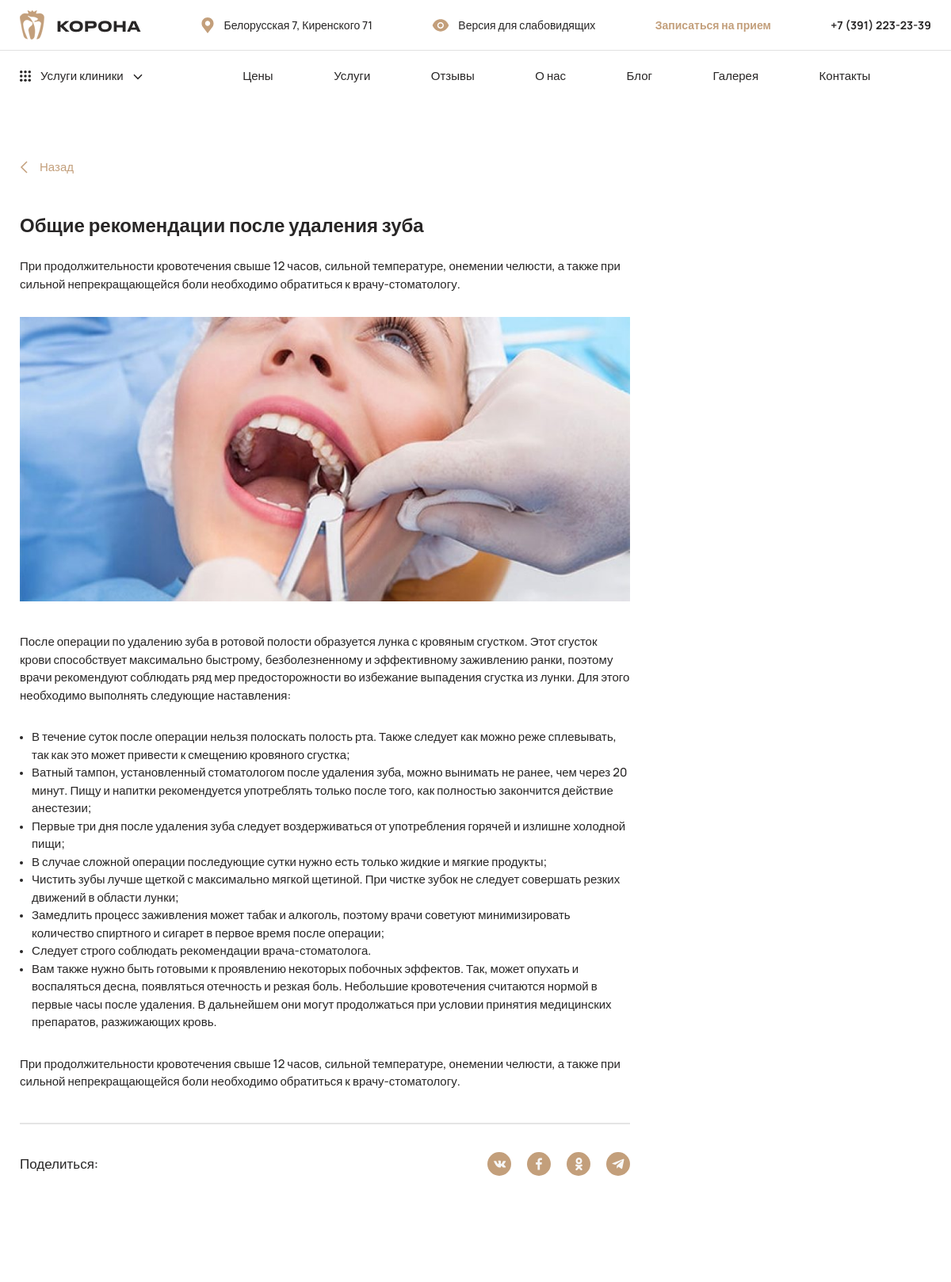
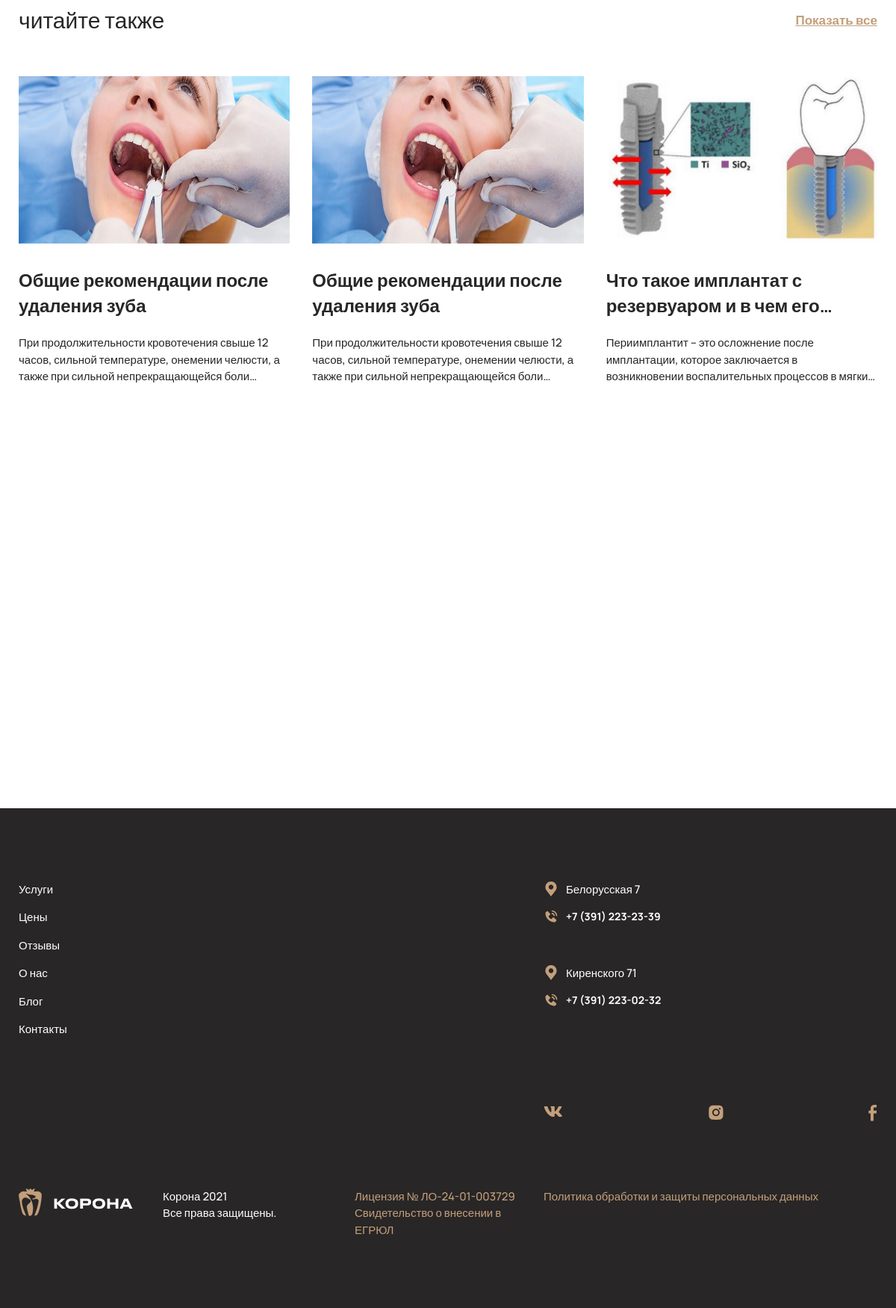
Screenshot of /eto-interesno/common-article-8/ (upper part) with the database file from the repository (2 pictures, top to bottom).
### blog/models.py (models this page shows, shortened)
class Article(models.Model):
    url = models.TextField(
        verbose_name=_('Название страницы статьи'),
        help_text=_('Будет использоваться в URL страницы.'),
    )
    title = models.TextField(
        verbose_name=_('Заголовок статьи'),
    )
    description = models.TextField(
        verbose_name=_('Описание'),
        help_text=_('Первый абзац статьи.'),
    )
    image = models.ImageField(
        upload_to='sys/article_images/',
        verbose_name=_('Изображение статьи'),
        help_text=_('Будет отображаться в статье и в '
                    'ее миниатюре в списке статей.'),
    )
    alt_image = models.TextField(
        verbose_name=_('Описание изображения'),
    )
    information_markdown = models.TextField(
        verbose_name=_('Основная информация'),
        help_text=_('Поддерживает markdown.'),
    )
    information_html = models.TextField(
        editable=False,
    )
    class Meta:
        verbose_name = _('Статья')
        verbose_name_plural = _('Статьи')
    def get_absolute_url(self) -> str:
        return reverse('blog:article', args=(str(self.url), ))

### common_info/models.py (models this page shows, shortened)
class PhoneAndAddress(models.Model):
    address = models.TextField(
        verbose_name=_('Адрес'),
    )
    phone_number = models.TextField(  # TODO: Реализовать валидацию номера телефона.
        verbose_name=_('Номер телефона'),
    )
    site_settings = models.ForeignKey(
        to=SiteSettings,
        on_delete=models.CASCADE,
        related_name='phone_and_address_set',
        related_query_name='phone_and_address',
    )
    class Meta:
        verbose_name = _('Телефон и адрес')
        verbose_name_plural = _('Телефоны и адреса')

### blog/views.py (the view)
# urls.py: path('<str:article_url>/', views.article, name='article'),
def article(request: HttpRequest, article_url: str) -> HttpResponse:
    current_article = get_object_or_404(Article, url=article_url)
    all_articles_id = list(chain(*Article.objects.values_list('id')))
    count_articles = 3 if len(all_articles_id) > 3 else len(all_articles_id)
    random.shuffle(all_articles_id)
    articles_id_set = all_articles_id[:count_articles]
    random_articles = Article.objects.filter(pk__in=articles_id_set)
    context = {
        'current_article': current_article,
        'articles_set': random_articles,
    }
    return render(request=request,
                  template_name='blog/blog-item.html',
                  context=context)

### common_info/context_processors.py (called while the page is built)
def get_site_settings(request: HttpRequest) -> Dict[str, Any]:
    return {'site_settings': SiteSettings.load()}

### services/context_processors.py (called while the page is built)
def get_all_services(request: HttpRequest) -> Dict[str, Any]:
    all_services = Service.objects.all()
    return {'all_services': all_services}

### services/models.py (called while the page is built)
    def get_absolute_url(self) -> str:
        return reverse('services:article',
                       args=(str(self.service.url), str(self.url), ))

    def get_absolute_url(self) -> str:
        return reverse('services:service', args=(str(self.url), ))

### utils/models/singleton_model.py (called while the page is built)
    @classmethod
    def load(cls):
        try:
            return cls.objects.get()
        except cls.DoesNotExist:
            return cls()

### visual_version_handler/context_processors.py (called while the page is built)
def visually_impaired(request: HttpRequest) -> Dict[str, Any]:
    visually_impaired_param: bool = request.session.get('visually_impaired', False)
    return {'visually_impaired': visually_impaired_param}

### blog/templates/blog/blog-item.html (shortened to what this page needs)
{% extends 'layouts/base.html' %}
{% load static %}
{% block content %}
<section class='blog-item'>
    <div class='container'>
        <div class="blog-item__inner">
            <a onclick="javascript:history.back();" class="back-link blog-item__back">
                <svg width="10" height="16" viewBox="0 0 10 16" fill="none" xmlns="http://www.w3.org/2000/svg">
                        <path d="M9 1L2 8L9 15" stroke="#C39F7B" stroke-width="1.5"/>
                    </svg>
                <span>Назад</span>
            </a>
            <div class='blog-item__text'>
                <h1 class="title3">{{ current_article.title }}</h1>
                <p>{{ current_article.description |safe}}</p>
                <img src="{{ current_article.image.url }}" alt="{{ current_article.alt_image }}">
                <div>{{ current_article.information_html | safe }}</div>
            </div>
            <div class="blog-item__socials">
                <span>Поделиться:</span>
                <div class="blog-item__socials-wrap">
                    <a onclick="javascript: share('https://vk.com/share.php?url=')" class="blog-item__socials-item">
                    </a>
                    <a  onclick="javascript: share('https://www.facebook.com/sharer/sharer.php?u=')" class="blog-item__socials-item">
                    </a>
                    <a  onclick="javascript: share('https://connect.ok.ru/offer?url=')" class="blog-item__socials-item">
                    </a>
                    <a  onclick="javascript: share('tg://msg_url?url=')" class="blog-item__socials-item">
                    </a>
                </div>
            </div>
        </div>
    </div>
</section>
<section class='blog'>
    <div class='container'>
        <div class='blog__top'>
            <h2 class="blog__title">читайте также</h2>
            <a href="{% url 'blog:articles' %}" class="blog__all">Показать все</a>
        </div>
        <div class="blog__items">
            {% for article in articles_set %}
            <div class="blog__item">
                <a href="{{ article.get_absolute_url }}" class="blog__item-img">
                    <img src="{{ article.image.url }}" alt="{{ article.alt_image }}">
                </a>
                <a href="{{ article.get_absolute_url }}" class="blog__item-title">{{ article.title }}</a>
                <div class="blog__item-desc">{{ article.description }}</div>
            </div>
            {% endfor %}
        </div>
    </div>
</section>
{% endblock %}

### templates/layouts/base.html (shortened to what this page needs)
{% load static %}
<!DOCTYPE html> {% if visually_impaired %}
<html lang="en" impaired="true">
{% else %}
<html lang="ru">
{% endif %}
<head>
    <link rel="stylesheet" href="{%  static 'css/nice-select.css' %}">
    <link rel="stylesheet" href="{%  static 'css/bootstrap.min.css' %}">
    <link rel="stylesheet" href="{%  static 'css/swiper-bundle.min.css' %}">
    <link rel="stylesheet" href="{%  static 'css/jquery.fancybox.min.css' %}">
    <link rel="stylesheet" href="{% static 'css/style.css' %}">
</head>
<body>
    <header class="header">
        <section class='header-top'>
            <div class='container'>
                <div class='header-top__inner  '>
                    <a href="{% url 'main:index' %}" class="header__logo">
                        <img src="{% static 'img/logo.png' %}" alt="СК Корона">
                    </a>
                    <div class="header__address">
                        <span>Белорусская 7, Киренского 71</span>
                    </div>
                    <a href="{% url 'visual_version_handler:set_version' visually_impaired|yesno:'0,1' %}">
                        <button class="header__vision-impared">
                            <span>Версия для слабовидящих</span>
                        </button>
                    </a>
                    <button class="header__make-order btn" data-toggle="modal" data-target="#modal1">Записаться на прием</button>
                    <a href="tel:+73912232339" class="header__phone">+7 (391) 223-23-39</a>
                </div>
            </div>
        </section>
        <section class='header-bottom'>
            <div class='container'>
                <div class='header-bottom__inner'>
                    <div class="header__service">
                        <div class="header__service-btn">
                            <span>Услуги клиники</span>
                            <i>
                                <svg width="12" height="8" viewBox="0 0 12 8" fill="none" xmlns="http://www.w3.org/2000/svg">
                                    <path d="M1 1.32581L6 6.32581L11 1.32581" stroke="#282626" stroke-width="1.5"/>
                                </svg>
                            </i>
                        </div>
                    </div>
                    <div class="nav">
                        <a href="{% url 'prices' %}" class="nav__item">Цены</a>
                        <a href="{% url 'services:services' %}" class="nav__item">Услуги</a>
                        <a href="{% url 'comments:comments' %}" class="nav__item">Отзывы</a>
                        <a href="{% url 'pages:about' %}" class="nav__item">О нас</a>
                        <a href="{% url 'blog:articles' %}" class="nav__item">Блог</a>
                        <a href="{% url 'gallery:gallery' %}" class="nav__item">Галерея</a>
                        <a href="{% url 'main:contacts' %}" class="nav__item">Контакты</a>
                    </div>
                </div>
            </div>
        </section>
    </header>
    {% block content %}{% endblock %}
    <section class='map'>
    </section>
    <footer class='footer'>
        <div class='container'>
            <div class='footer__top'>
                <div class="footer__col">
                    <a href="{% url 'services:services' %}" class="footer__item">Услуги</a>
                    <a href="{% url 'prices' %}" class="footer__item">Цены</a>
                    <a href="{% url 'comments:comments' %}" class="footer__item">Отзывы</a>
                    <a href="{% url 'pages:about' %}" class="footer__item">О нас</a>
                    <a href="{% url 'blog:articles' %}" class="footer__item">Блог</a>
                    <a href="{% url 'main:contacts' %}" class="footer__item">Контакты</a>
                </div>
                <div class="footer__col">
                </div>
                <div class="footer__col">
                </div>
                <div class="footer__col">
                    {% for phone_and_address in site_settings.phone_and_address_set.all %}
                    <div class="footer__contacts">
                        <div class="footer__address">
                            <span>{{phone_and_address.address}}</span>
                        </div>
                        <a href="tel:{{phone_and_address.phone_number}}" class="footer__phone">
                            <span>{{phone_and_address.phone_number}}</span>
                        </a>
                    </div>
                    {% endfor %}
                    <div class="footer__socials">
                        <a href="https://vk.com/korona_krsk" target="_blank"  class="footer__socials-item">
                        </a>
                        <a href="https://www.instagram.com/korona_krsk/" target="_blank"  class="footer__socials-item">
                        </a>
                        <a href="https://www.facebook.com/koronakrsk" target="_blank" class="footer__socials-item">
                        </a>
                    </div>
                </div>
            </div>
            <div class="footer__center">
                <div class="footer__col">
                    <a href="{% url 'main:index' %}" class="footer__logo">
                        <img src="{% static 'img/logo2.png' %}" alt="СК Корона">
                    </a>
                </div>
                <div class="footer__col">
                    <div class="footer__privacy">
                        Корона 2021 <br>Все права защищены.
                    </div>
                </div>
                <div class="footer__col">
                    <a href="/about/reglament-vyizova-dlya-malomobilnyix-grupp" class="footer__licensy">
                        Лицензия № ЛО-24-01-003729
                    </a>
                    <a href="/about/egrul" class="footer__licensy">
                        Свидетельство о внесении в ЕГРЮЛ
                    </a>
                </div>
                <div class="footer__col">
                    <a href="/about/politika-obrabotki-i-zashiti-dannih" class="footer__licensy">
                        Политика обработки и защиты персональных данных
                    </a>
                </div>
            </div>
        </div>
    </footer>
</body>
</html>

### rows the page displays
Article: title "Общие рекомендации после удаления зуба", description "При продолжительности кровотечения свыше 12 часов, сильной температуре, онемении челюсти, а также при сильной непрекращающейся боли необходимо обратиться к врачу-стоматологу.", image (picture), information_html "После операции по удалению зуба в ротовой полости образуется лунка с кровяным сгустком. Этот сгусток крови способствует максимально быстрому, безболезненному и эффективному заживлению ранки, поэтому врачи рекомендуют соблюдать ряд мер предосторожности во избежание выпадения сгустка из лунки. Для этого необходимо выполнять следующие наставления: В течение суток после операции нельзя полоскать полость рта. Также следует как можно реже сплевывать, так как это может привести к смещению кровяного сгустка; Ватный тампон, установленный стоматологом после удаления зуба, можно вынимать не ранее, чем через 20 минут. Пищу и напитки рекомендуется употреблять только после того, как полностью закончится…"
Article: image (picture), title "Общие рекомендации после удаления зуба", description "При продолжительности кровотечения свыше 12 часов, сильной температуре, онемении челюсти, а также при сильной непрекращающейся…"
Article: image (picture), title "Общие рекомендации после удаления зуба", description "При продолжительности кровотечения свыше 12 часов, сильной температуре, онемении челюсти, а также при сильной непрекращающейся…"
Article: image (picture), title "Что такое имплантат с резервуаром и в чем…", description "Периимплантит – это осложнение после имплантации, которое заключается в возникновении воспалительных процессов в…"
PhoneAndAddress: address "Белорусская 7", phone_number "+7 (391) 223-23-39"
PhoneAndAddress: address "Киренского 71", phone_number "+7 (391) 223-02-32"
